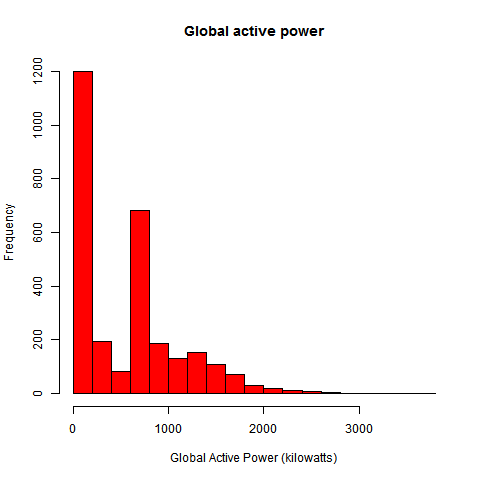

The script that saved this image:
p1()
dev.copy(png,file="plot1.png")
dev.off()